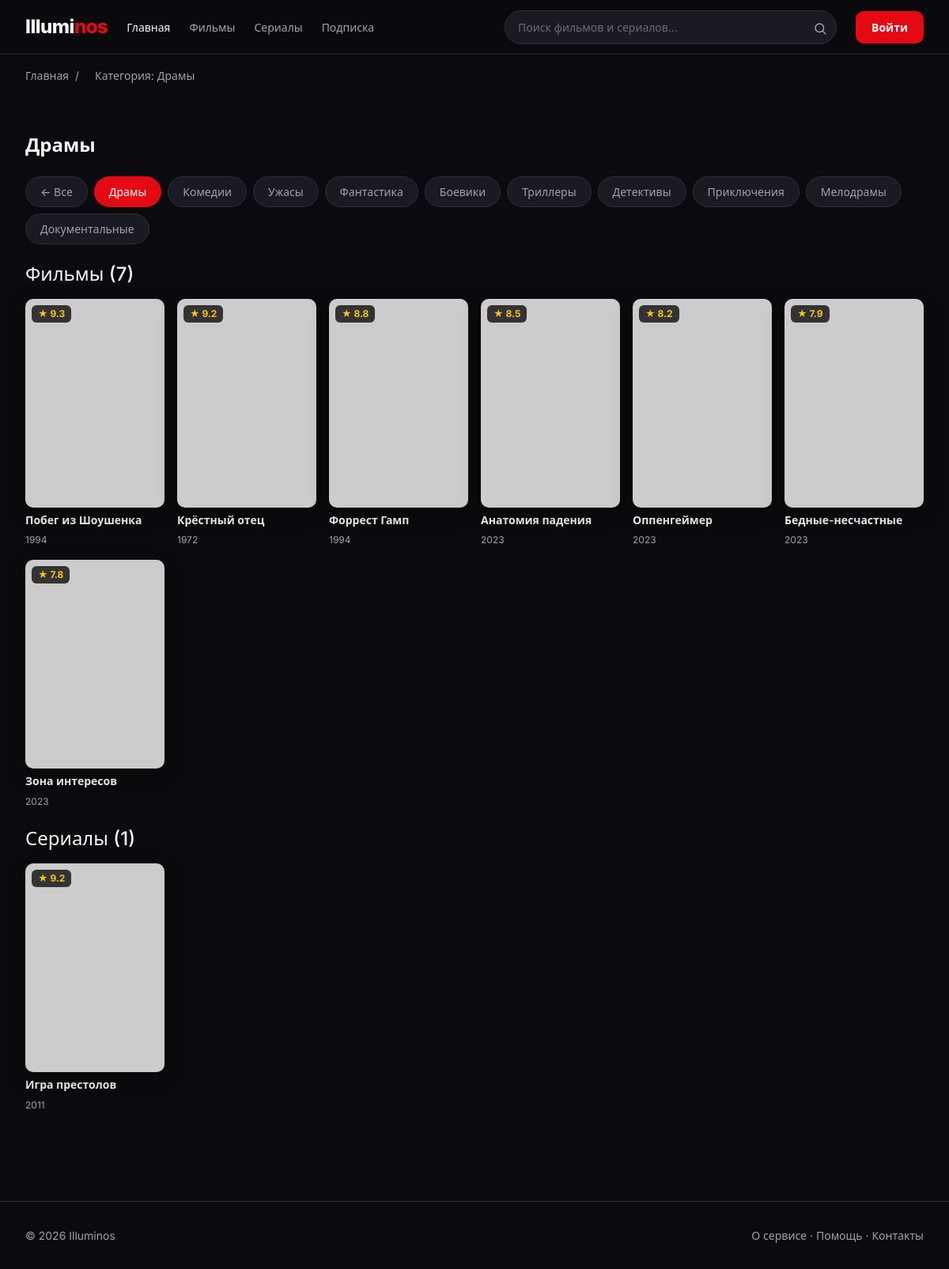
/category.php?id=1, run on the app's committed database.
### tables this page shows
CREATE TABLE `categories` (
  `id` int UNSIGNED NOT NULL,
  `name` varchar(50) NOT NULL,
  `slug` varchar(50) NOT NULL
);

CREATE TABLE `movies` (
  `id` int UNSIGNED NOT NULL,
  `title` varchar(255) NOT NULL,
  `slug` varchar(255) NOT NULL,
  `year` smallint UNSIGNED DEFAULT NULL,
  `duration_min` smallint UNSIGNED DEFAULT NULL,
  `age_rating` varchar(10) DEFAULT NULL,
  `rating` decimal(3,1) DEFAULT NULL,
  `description` text,
  `poster_url` varchar(500) DEFAULT NULL,
  `backdrop_url` varchar(500) DEFAULT NULL,
  `trailer_url` varchar(500) DEFAULT NULL,
  `category_id` int UNSIGNED DEFAULT NULL,
  `is_new` tinyint(1) NOT NULL DEFAULT '0',
  `is_popular` tinyint(1) NOT NULL DEFAULT '0',
  `created_at` timestamp NOT NULL DEFAULT CURRENT_TIMESTAMP
);

CREATE TABLE `series` (
  `id` int UNSIGNED NOT NULL,
  `title` varchar(255) NOT NULL,
  `slug` varchar(255) NOT NULL,
  `year_start` smallint UNSIGNED DEFAULT NULL,
  `year_end` smallint UNSIGNED DEFAULT NULL,
  `age_rating` varchar(10) DEFAULT NULL,
  `rating` decimal(3,1) DEFAULT NULL,
  `description` text,
  `poster_url` varchar(500) DEFAULT NULL,
  `backdrop_url` varchar(500) DEFAULT NULL,
  `trailer_url` varchar(500) DEFAULT NULL,
  `category_id` int UNSIGNED DEFAULT NULL,
  `is_new` tinyint(1) NOT NULL DEFAULT '0',
  `is_popular` tinyint(1) NOT NULL DEFAULT '0',
  `created_at` timestamp NOT NULL DEFAULT CURRENT_TIMESTAMP
);

### includes/helpers.php (called while the page is built, shortened)
<?php
function e(?string $s): string
{
    return htmlspecialchars((string)$s, ENT_QUOTES | ENT_HTML5, 'UTF-8');
}
function fetchAll(mysqli $conn, string $sql, array $params = [], string $types = ''): array
{
    $stmt = $conn->prepare($sql);
    if ($params) $stmt->bind_param($types, ...$params);
    $stmt->execute();
    $res  = $stmt->get_result();
    $rows = $res ? $res->fetch_all(MYSQLI_ASSOC) : [];
    return $rows;
}
function fetchOne(mysqli $conn, string $sql, array $params = [], string $types = ''): ?array
{
    $rows = fetchAll($conn, $sql, $params, $types);
    return $rows[0] ?? null;
}
function getCategories(mysqli $conn): array
{
    return fetchAll($conn, 'SELECT * FROM categories ORDER BY id');
}
function getCategoryById(mysqli $conn, int $id): ?array
{
    return fetchOne($conn,
        'SELECT * FROM categories WHERE id = ? LIMIT 1',
        [$id], 'i');
}
function getMoviesByCategory(mysqli $conn, int $categoryId, int $limit = 50): array
{
    return fetchAll($conn,
        'SELECT m.*, c.name AS category_name
           FROM movies m
           LEFT JOIN categories c ON c.id = m.category_id
          WHERE m.category_id = ?
          ORDER BY m.rating DESC, m.year DESC, m.id ASC
          LIMIT ?',
        [$categoryId, $limit], 'ii');
}
function getSeriesByCategory(mysqli $conn, int $categoryId, int $limit = 50): array
{
    return fetchAll($conn,
        'SELECT s.*, c.name AS category_name
           FROM series s
           LEFT JOIN categories c ON c.id = s.category_id
          WHERE s.category_id = ?
          ORDER BY s.rating DESC, s.year_start DESC, s.id ASC
          LIMIT ?',
        [$categoryId, $limit], 'ii');
}

### category.php (the view, shortened to what this page needs)
<?php
require_once __DIR__ . '/config/db.php';
require_once __DIR__ . '/includes/helpers.php';
$id = isset($_GET['id']) ? (int)$_GET['id'] : 0;
$category = getCategoryById($conn, $id);
    ?>
    <?php
$movies     = getMoviesByCategory($conn, $id, 50);
$series     = getSeriesByCategory($conn, $id, 50);
$categories = getCategories($conn);
require __DIR__ . '/includes/header.php';
?>
<main>
  <div class="container breadcrumbs" aria-label="Навигационная цепочка">
    <a href="index.php">Главная</a><span>/</span>
    <span aria-current="page">Категория: <?= e($category['name']) ?></span>
  </div>
  <section class="section container" aria-labelledby="cat-title">
    <h1 id="cat-title" class="section-title"><?= e($category['name']) ?></h1>
    <nav class="categories mb-4" aria-label="Все категории">
      <a href="index.php" class="category-chip">← Все</a>
      <?php foreach ($categories as $cat): ?>
        <a href="category.php?id=<?= (int)$cat['id'] ?>"
           class="category-chip <?= (int)$cat['id'] === $id ? 'is-active' : '' ?>">
          <?= e($cat['name']) ?>
        </a>
      <?php endforeach; ?>
    </nav>
    <?php if ($movies): ?>
      <h2 class="h4 mt-4 mb-3">Фильмы (<?= count($movies) ?>)</h2>
      <div class="movies-grid">
        <?php $cardType = 'movie'; foreach ($movies as $m): ?>
          <?php include __DIR__ . '/includes/movie-card.php'; ?>
        <?php endforeach; ?>
      </div>
    <?php endif; ?>
    <?php if ($series): ?>
      <h2 class="h4 mt-4 mb-3">Сериалы (<?= count($series) ?>)</h2>
      <div class="movies-grid">
        <?php $cardType = 'series'; foreach ($series as $m): ?>
          <?php include __DIR__ . '/includes/movie-card.php'; ?>
        <?php endforeach; ?>
      </div>
    <?php endif; ?>
  </section>
</main>
<?php require __DIR__ . '/includes/footer.php'; ?>

### includes/movie-card.php
<?php
$link = ($cardType ?? 'movie') === 'series' ? 'series-detail.php' : 'movie-detail.php';
$year = isset($m['year']) ? (int)$m['year']
      : (isset($m['year_start']) ? (int)$m['year_start'] : 0);
?>
<article class="movie-card">
  <a class="movie-card__poster" href="<?= $link ?>?slug=<?= e($m['slug']) ?>">
    <span class="movie-card__rating">★ <?= number_format((float)$m['rating'], 1) ?></span>
    <img src="<?= e($m['poster_url']) ?>" alt="Постер: <?= e($m['title']) ?>" loading="lazy">
  </a>
  <h3 class="movie-card__title"><?= e($m['title']) ?></h3>
  <p class="movie-card__year"><?= $year ?></p>
</article>

### assets/css/palette.css (style rules this page uses)
:root { --color-bg: #0B0B0F; --color-surface: #1A1A22; --color-surface-2: #23232D; --color-border: #2E2E3A; --color-text: #F5F5F7; --color-text-muted: #A1A1AA; --color-text-dim: #6B6B76; --color-accent: #E50914; --color-accent-hover: #F6121D; --color-gold: #F5C518; --color-success: #22C55E; --color-error: #EF4444; --font-main: "Inter", "Manrope", system-ui, -apple-system, "Segoe UI", sans-serif; --fs-xs: 0.75rem; --fs-sm: 0.875rem; --fs-base: 1rem; --fs-lg: 1.125rem; --fs-xl: 1.5rem; --fs-2xl: 2rem; --fs-3xl: 2.5rem; --fs-4xl: 3rem; --lh-tight: 1.2; --lh-base: 1.5; --space-xs: 4px; --space-sm: 8px; --space-md: 16px; --space-lg: 24px; --space-xl: 32px; --space-2xl: 48px; --space-3xl: 64px; --radius-sm: 6px; --radius-md: 10px; --radius-lg: 16px; --radius-pill: 999px; --container-max: 1440px; --container-pad: 24px; --shadow-card: 0 8px 24px rgba(0, 0, 0, 0.35); --transition: 0.2s ease; }

### assets/css/style.css (style rules this page uses)
*, *::before, *::after { box-sizing: border-box; }
html { scroll-behavior: smooth; }
body { margin: 0; background: var(--color-bg); color: var(--color-text); font-family: var(--font-main); font-size: var(--fs-base); line-height: var(--lh-base); -webkit-font-smoothing: antialiased; }
img { max-width: 100%; display: block; }
a { color: inherit; text-decoration: none; transition: color var(--transition); }
h1, h2, h3, h4 { margin: 0 0 var(--space-md); line-height: var(--lh-tight); font-weight: 700; }
.container { width: 100%; max-width: var(--container-max); margin-inline: auto; padding-inline: var(--container-pad); }
.section { padding-block: var(--space-2xl); }
.section-title { font-size: var(--fs-xl); font-weight: 700; margin-bottom: var(--space-lg); display: flex; align-items: baseline; gap: var(--space-md); }
.movies-grid { display: grid; grid-template-columns: repeat(2, 1fr); gap: var(--space-md); }
.movie-card { flex: 0 0 auto; width: 160px; scroll-snap-align: start; display: flex; flex-direction: column; gap: var(--space-sm); }
.movies-grid .movie-card { width: auto; }
.movie-card__poster { display: block; position: relative; aspect-ratio: 2 / 3; border-radius: var(--radius-md); overflow: hidden; background: var(--color-surface); box-shadow: var(--shadow-card); }
.movie-card__poster img { width: 100%; height: 100%; object-fit: cover; transition: transform 0.35s ease; }
.movie-card__rating { position: absolute; top: var(--space-sm); left: var(--space-sm); background: rgba(0, 0, 0, 0.75); color: var(--color-gold); font-size: var(--fs-xs); font-weight: 700; padding: 2px 8px; border-radius: var(--radius-sm); }
.movie-card__title { font-size: var(--fs-sm); font-weight: 600; margin: 0; overflow: hidden; display: -webkit-box; -webkit-line-clamp: 2; -webkit-box-orient: vertical; }
.movie-card__year { font-size: var(--fs-xs); color: var(--color-text-muted); margin: 0; }
.categories { display: flex; flex-wrap: wrap; gap: var(--space-sm); }
.category-chip { padding: 8px 18px; background: var(--color-surface); border: 1px solid var(--color-border); border-radius: var(--radius-pill); color: var(--color-text-muted); font-size: var(--fs-sm); font-weight: 500; cursor: pointer; transition: all var(--transition); }
.category-chip:hover, .category-chip.is-active { background: var(--color-accent); border-color: var(--color-accent); color: #fff; }
.breadcrumbs { padding-block: var(--space-md); font-size: var(--fs-sm); color: var(--color-text-muted); }
.breadcrumbs span { margin-inline: var(--space-sm); }
@media (min-width: 576px) { .movies-grid { grid-template-columns: repeat(3, 1fr); } }
@media (min-width: 576px) { .movie-card { width: 180px; } }
@media (min-width: 768px) { :root { --container-pad: 32px; } }
@media (min-width: 768px) { .movies-grid { grid-template-columns: repeat(4, 1fr); } }
@media (min-width: 992px) { .movies-grid { grid-template-columns: repeat(5, 1fr); } }
@media (min-width: 1200px) { .movies-grid { grid-template-columns: repeat(6, 1fr); } }

### data on the page
categories: name "Драмы"
categories: name "Комедии"
categories: name "Ужасы"
categories: name "Фантастика"
categories: name "Боевики"
categories: name "Триллеры"
categories: name "Детективы"
categories: name "Приключения"
categories: name "Мелодрамы"
categories: name "Документальные"
movies: rating "9.3", title "Побег из Шоушенка", year "1994"
movies: rating "9.2", title "Крёстный отец", year "1972"
movies: rating "8.8", title "Форрест Гамп", year "1994"
movies: rating "8.5", title "Анатомия падения", year "2023"
movies: rating "8.2", title "Оппенгеймер", year "2023"
movies: rating "7.9", title "Бедные-несчастные", year "2023"
movies: rating "7.8", title "Зона интересов", year "2023"
series: rating "9.2", title "Игра престолов", year_start "2011"

### other printed values
count($movies) "7"
count($series) "1"
